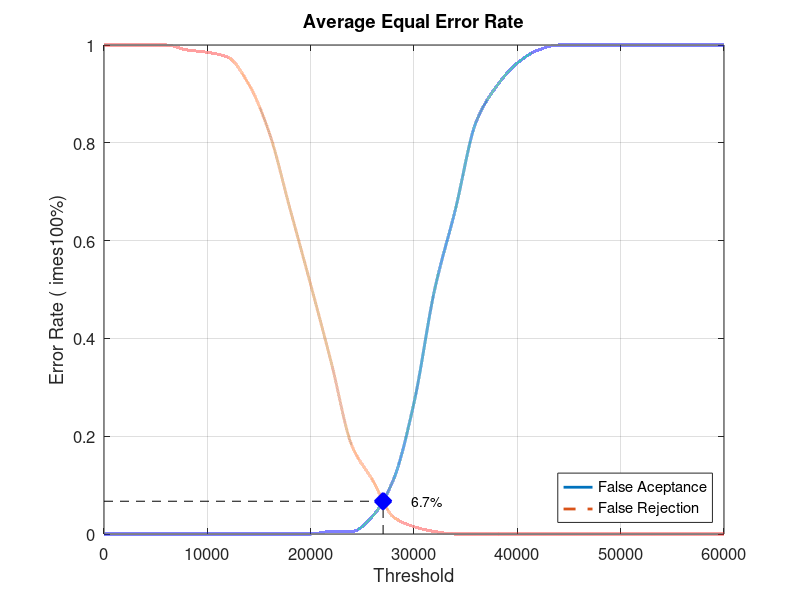
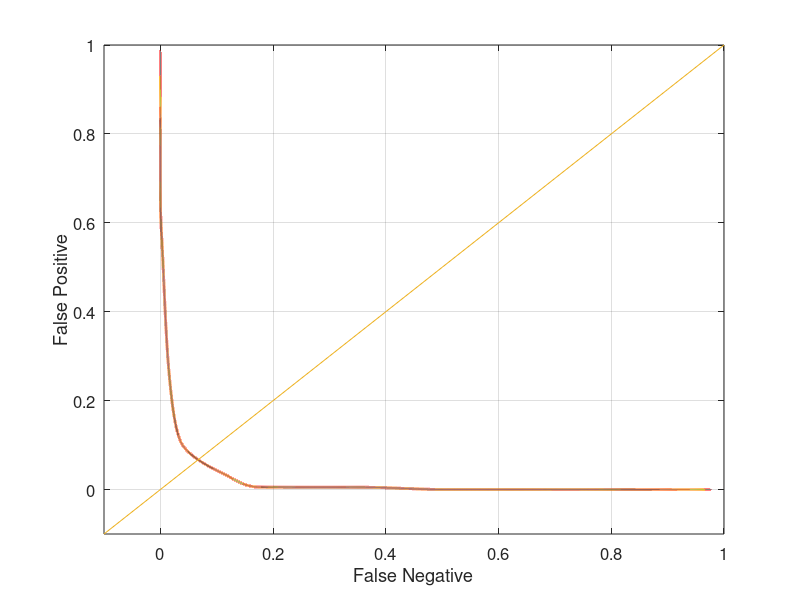

These figures' MATLAB source, in order:
close all;
clear;
clc;
x = 0:2000:60000;
xq = 0:0.5:60000;

y0 = [0 0 0 0 0 0 0 0 0 0 0 0.00526316 0.00526316 0.0368421 0.110526 0.268421 0.5 0.663158 0.842105 0.915789 0.963158 0.989474 1 1 1 1 1 1 1 1 1]
yy0 = interp1(x, y0, xq, 'pchip');
y1 = [1 1 1 1 0.99 0.985 0.975 0.92 0.82 0.665 0.51 0.35 0.18 0.11 0.035 0.015 0.005 0 0 0 0 0 0 0 0 0 0 0 0 0 0]
yy1 = interp1(x, y1, xq, 'pchip');

% Calculating EER: 
y2 = abs(y0 - y1);
find(y2 == min(y2))
yy2 = abs(yy0 - yy1);
xEER = find(yy2 == min(yy2));
xEERIndex = xq(xEER) % X-axis EER
yEER = yy0(xEER) % Y-axis EER

main = figure
plot(xq, yy0,'-','LineWidth', 2);	hold on
plot(xq, yy1,'--','LineWidth', 2);	hold on
plot([xEERIndex xEERIndex], [0 yEER], 'k--');	hold on
plot([0 xEERIndex], [yEER yEER], 'k--');	hold on
plot(xEERIndex, yEER, 'bx', 'LineWidth', 10);	hold on
text(xEERIndex + 10 * xEERIndex / 100, yEER, [num2str(round((10000 * yEER)) / 100) '%'])
legend('False Aceptance', 'False Rejection', 'Location', 'SouthEast')
xlabel('Threshold')
ylabel('Error Rate (	imes100%)')
title('Average Equal Error Rate')
set(gca, 'FontSize', 12)
axis([0 60000 0 1])
grid on

print(main, 'Database2_2Main', '-dpng');
FNRxFPR = figure('Color', [1 1 1]);
plot(yy1, yy0, '-', yy1, yy0, 'LineWidth', 2);
hold on
y = -0.1:0.1:1
plot(y, y); 
set(gca, 'FontSize', 12)
xlabel('False Negative')
ylabel('False Positive')
axis([-0.1 1 -0.1 1])
set(gca, 'FontSize', 12)
grid on

print(FNRxFPR, 'Database2_2FNRxFPR','-dpng');
